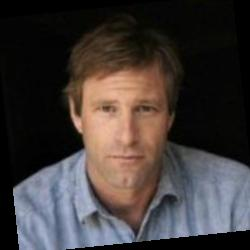
#> input picture Aaron_Eckhart_0001.jpg, 250 x 250 px
$ python -i cornerD.py   (imports and definitions only)
#> lines starting #> are read from the running program, lines starting #| are printed output that depends on the picture
from pylab import *
from numpy import *
from scipy.ndimage import filters

# [1 line not run here, left out]
def compute_harris_response(im, sigma=3):
    """ Compute the Harris corner detector response function
        for each pixel in a graylevel image. """

    # derivatives
    imx = zeros(im.shape)
    filters.gaussian_filter(im, (sigma, sigma), (0, 1), imx)
    imy = zeros(im.shape)
    filters.gaussian_filter(im, (sigma, sigma), (1, 0), imy)
    # [7 lines of commented-out code are left out]
    Wxx = filters.gaussian_filter(imx * imx, sigma)
    Wxy = filters.gaussian_filter(imx * imy, sigma)
    Wyy = filters.gaussian_filter(imy * imy, sigma)

    #print ((2*imx*imy*imxy-imx*imx*imyy-imy*imy*imxx) / ((imx**2 + imy**2)**(3/2)))
    # determinant and trace
    Wdet = Wxx * Wyy - Wxy ** 2
    Wtr = Wxx + Wyy
    #return ((2*imx*imy*imxy-imx*imx*imyy-imy*imy*imxx) / ((imx**2 + imy**2)**(3/2)))

    return Wdet / (Wtr)


# [131 lines left out: functions get_harris_points, plot_harris_points, get_descriptors, match, match_twosided, appendimages and 1 more, not called in this run]

>>> import cv2
>>> picture = cv2.imread('Aaron_Eckhart_0001.jpg', cv2.IMREAD_GRAYSCALE)
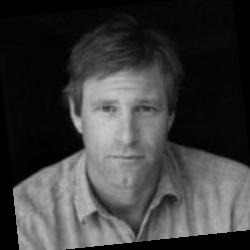
#> picture: shape (250, 250); min 0, max 200, mean 60.1
>>> result = compute_harris_response(picture)
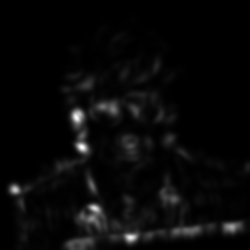
#> result: shape (250, 250) float64; min 3.16e-09, max 20.97, mean 0.7; drawn with min black and max white

$ run again, on f1.jpg
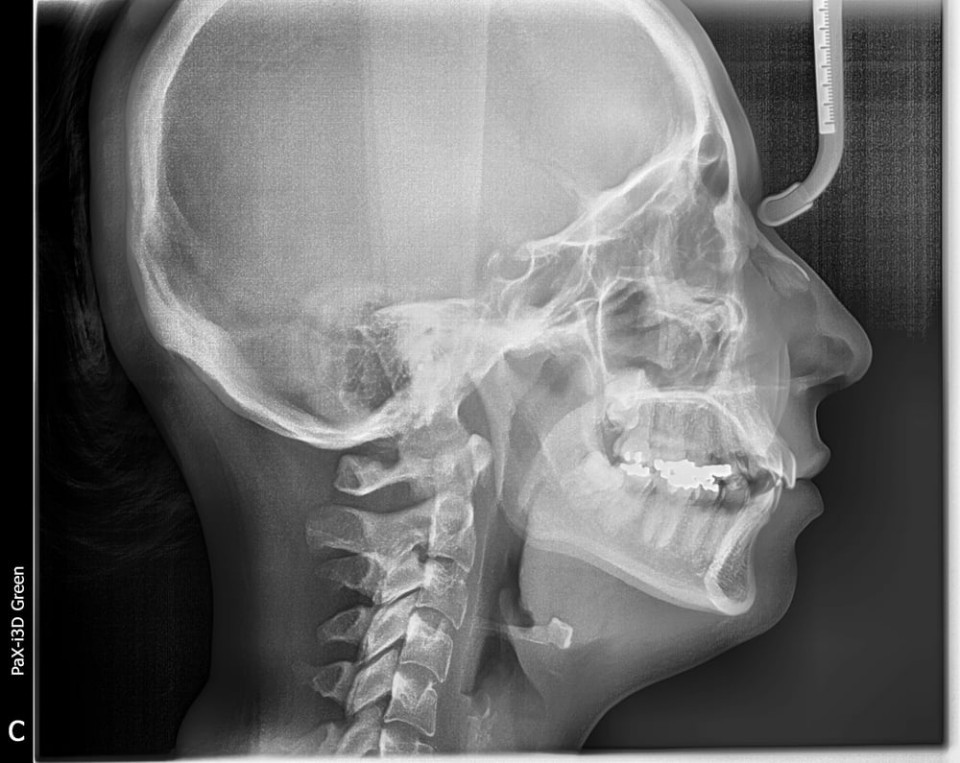
#> input picture f1.jpg, 960 x 763 px
#> picture is the input picture: shape (763, 960); min 0, max 255, mean 108.8
#> `result = compute_harris_response(picture)`:
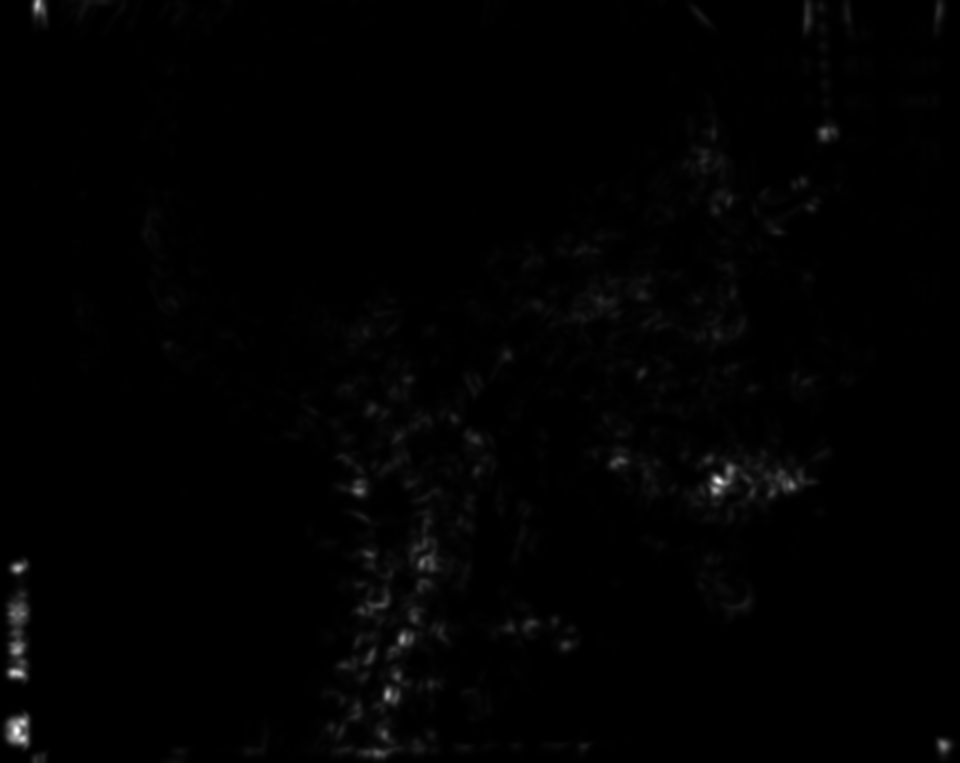
#> result: shape (763, 960) float64; 0.14% of the values are NaN or infinite; the others: min 0, max 37.91, mean 0.334; drawn with min black, max white, NaN and infinite black
